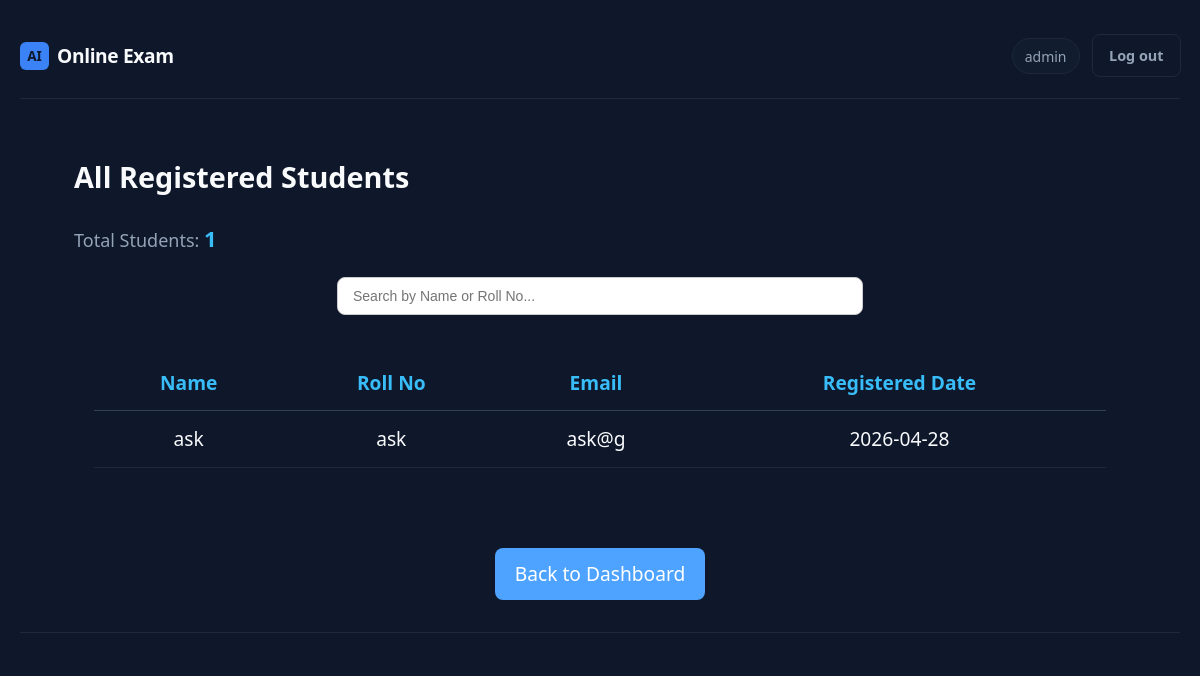
Page /admin/all-students (signed in) on the earlier database version.
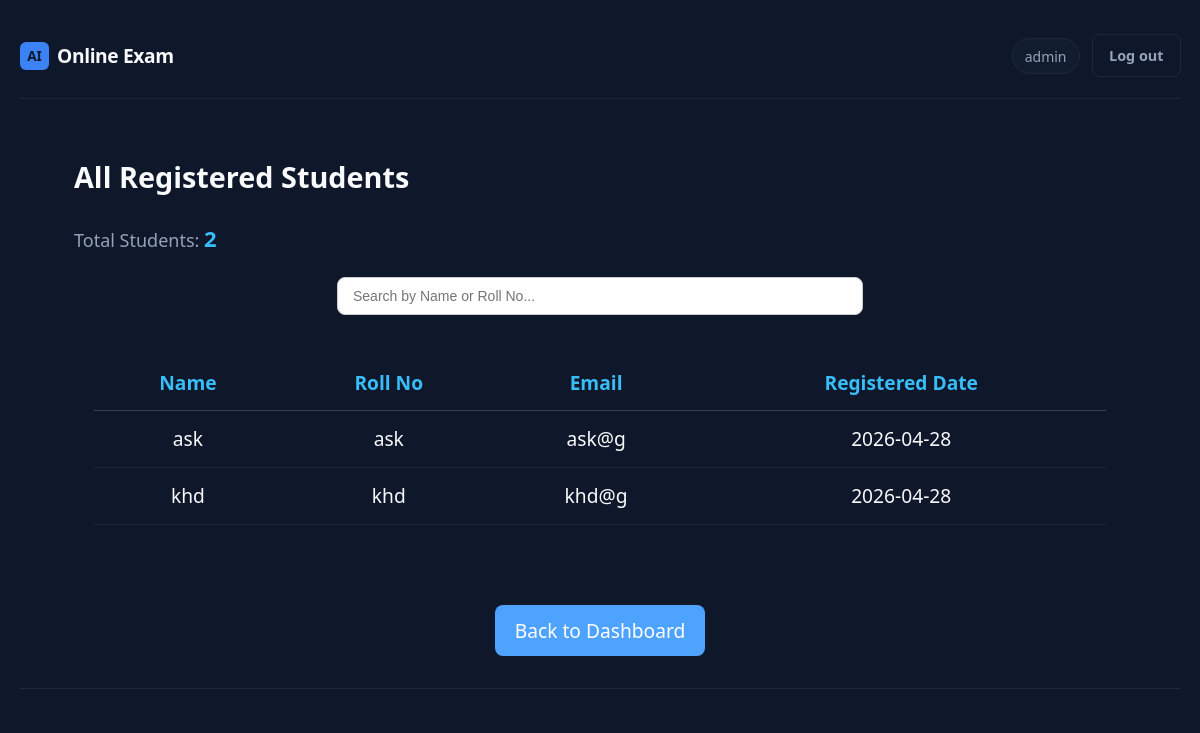
Same page on the later database version.
### app.py (models this page shows)
class User(db.Model):
    __tablename__ = "users"
    id = db.Column(db.Integer, primary_key=True)
    username = db.Column(db.String(80), unique=True, nullable=False)
    email = db.Column(db.String(120), unique=True, nullable=False)
    password_hash = db.Column(db.String(256), nullable=False)
    roll_number = db.Column(db.String(50), unique=True, nullable=True)
    created_at = db.Column(db.DateTime, default=lambda: datetime.now(timezone.utc))
    is_admin = db.Column(db.Boolean, default=False)
    allow_reattempt = db.Column(db.Boolean, default=False)
    exam_access_enabled = db.Column(db.Boolean, default=True)
    exam_completed = db.Column(db.Boolean, default=False)
    admin_role = db.Column(db.String(20), nullable=True)
    is_blocked = db.Column(db.Boolean, default=False)
    block_reason = db.Column(db.String(255))
    attempts = db.relationship("Attempt", backref="user", lazy=True)

### app.py (the view)
@app.route("/admin/all-students")
@admin_required
def all_students():
    students = User.query.filter_by(is_admin=False).all()
    return render_template("admin/all_students.html", students=students)

### app.py (called while the page is built, shortened)
def admin_required(f):
    @wraps(f)
    def decorated(*args, **kwargs):
        if "user_id" not in session:
            return redirect(url_for("admin_login_page"))
        u = db.session.get(User, session["user_id"])
        return f(*args, **kwargs)
    return decorated

### templates/admin/all_students.html (shortened to what this page needs)
{% extends "base.html" %}
{% block content %}
<div style="padding:30px;">
    <h2 style="margin: 0; margin-bottom: 20px;">
    All Registered Students
  </h2>
<div style="
  margin-top: 10px;
  margin-bottom: 20px;
  font-size: 18px;
  color: #94a3b8;
">
  Total Students:
  <span style="
    font-size: 22px;
    font-weight: 600;
    color: #38bdf8;
  ">
    {{ students|length }}
  </span>
</div>
<div style="display: flex; justify-content: center; margin: 20px 0;">
  <input
    type="text"
    id="studentSearch"
    placeholder="Search by Name or Roll No..."
    style="
      width: 50%;
      padding: 10px 15px;
      border-radius: 8px;
      border: 1px solid #ccc;
      outline: none;
      font-size: 14px;
    "
    onkeyup="filterStudents()"
  >
</div>
    <div style="
        background:#0f172a;
        padding:20px;
        border-radius:12px;
    ">
        <table id="studentsTable" style="width:100%; border-collapse:collapse; text-align:center;">
            <thead>
                <tr style="border-bottom:1px solid #334155; color:#38bdf8;">
                    <th style="padding:12px;">Name</th>
                    <th style="padding:12px;">Roll No</th>
                    <th style="padding:12px;">Email</th>
                    <th style="padding:12px;">Registered Date</th>
                </tr>
            </thead>
            <tbody>
                {% for s in students %}
                <tr style="border-bottom:1px solid #1e293b;">
                    <td style="padding:12px;">{{ s.username }}</td>
                    <td style="padding:12px;">{{ s.roll_number }}</td>
                    <td style="padding:12px;">{{ s.email }}</td>
                    <td style="padding:12px;">
                        {{ s.created_at.strftime('%Y-%m-%d') if s.created_at else '-' }}
                    </td>
                </tr>
                {% endfor %}
            </tbody>
        </table>
    </div>
</div>
<div style="display: flex; justify-content: center; margin-top: 30px;">
  <a href="/admin" class="dashboard-btn">
    Back to Dashboard
  </a>
</div>
{% endblock %}

### templates/base.html (shortened to what this page needs)
<!DOCTYPE html>
<html lang="en">
<head>
  <link rel="stylesheet" href="{{ url_for('static', filename='css/style.css') }}">
</head>
<body class="{% block body_class %}{% endblock %}">
  <div class="app-shell">
    <header class="top-bar">
      <a href="{% if session.get('is_admin') %}{{ url_for('admin_dashboard') }}{% elif session.get('user_id') %}{{ url_for('dashboard') }}{% else %}{{ url_for('login') }}{% endif %}" class="brand">
        <span class="brand-mark">AI</span>
        <span class="brand-text">Online Exam</span>
      </a>
      {% if session.get('user_id') %}
      <nav class="top-nav">
        <span class="user-pill">{{ session.get('username') }}</span>
        <a href="{{ url_for('admin_logout') }}" class="btn btn-ghost">Log out</a>
      </nav>
      {% endif %}
    </header>
    <div class="full-width-wrapper">
      {% block content %}{% endblock %}
    </div>
    <footer class="site-footer">
    </footer>
  </div>
</body>
</html>

### static/css/style.css (style rules this page uses)
:root { --bg: #0f172a; --bg-elevated: #111c2e; --border: #1e293b; --text: #f8fafc; --muted: #94a3b8; --accent: #3b82f6; --accent-dim: #2563eb; --accent-glow: rgba(59, 130, 246, 0.35); --success: #22c55e; --error: #ef4444; --radius: 10px; --font: "Segoe UI", system-ui, -apple-system, sans-serif; }
*, *::before, *::after { box-sizing: border-box; }
body { margin: 0; min-height: 100vh; font-family: var(--font); background: var(--bg); color: var(--text); font-size: 1.2rem; line-height: 1.65; }
a { color: var(--accent); text-decoration: none; }
.app-shell { max-width: 1080px; margin: 0 auto; padding: 1.65rem 1.25rem 2.5rem; min-height: 100vh; display: flex; flex-direction: column; position: relative; z-index: 1; }
.top-bar { display: flex; align-items: center; justify-content: space-between; padding: 0.5rem 0 1.25rem; border-bottom: 1px solid var(--border); margin-bottom: 1.5rem; }
.brand { display: flex; align-items: center; gap: 0.5rem; color: var(--text); text-decoration: none; }
.brand-mark { background: var(--accent); color: #0f172a; font-weight: 700; padding: 0.2rem 0.45rem; border-radius: 6px; font-size: 0.85rem; }
.brand-text { font-weight: 600; letter-spacing: -0.02em; }
.top-nav { display: flex; align-items: center; gap: 0.75rem; }
.user-pill { font-size: 0.875rem; color: var(--muted); padding: 0.35rem 0.75rem; background: var(--bg-elevated); border-radius: 999px; border: 1px solid var(--border); }
.site-footer { margin-top: 2rem; padding-top: 1rem; border-top: 1px solid var(--border); font-size: 0.8rem; color: var(--muted); text-align: center; }
.btn { display: inline-flex; align-items: center; justify-content: center; padding: 0.55rem 1rem; border-radius: 8px; font-size: 0.9rem; font-weight: 600; border: 1px solid transparent; cursor: pointer; font-family: inherit; transition: background 0.15s, border-color 0.15s; }
.btn-ghost { background: transparent; color: var(--muted); border-color: var(--border); }
.btn, .btn-primary, .btn-outline, button, a.btn, a.btn-primary, a.btn-outline { transition: all 0.25s ease; position: relative; }
.btn, button { will-change: transform; }

### templates/base.html (style rules this page uses)
body { margin: 0; padding: 0; }
html, body { width: 100%; overflow-x: hidden; }
.app-shell { width: 100%; max-width: 100%; }
.full-width-wrapper { width: 100%; max-width: 100%; padding-left: 24px; padding-right: 24px; }

### templates/admin/all_students.html (style rules this page uses)
.dashboard-btn { background-color: #4da3ff; color: white; padding: 10px 20px; border-radius: 8px; text-decoration: none; font-weight: 500; transition: transform 0.2s ease; }

Differences in the rows shown:
added User: username "khd", roll_number "khd", email "khd@g", created_at "2026-04-28"
Other differences:
{{ students|length }}: "1" → "2"
